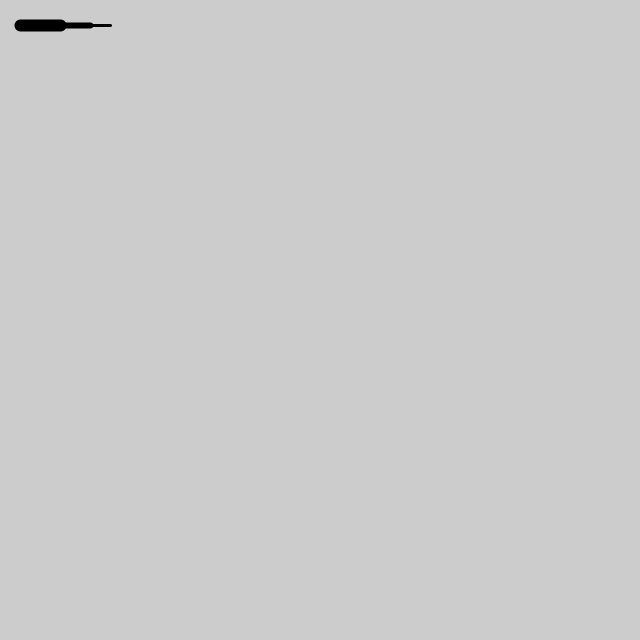
Frame 1 (no input)
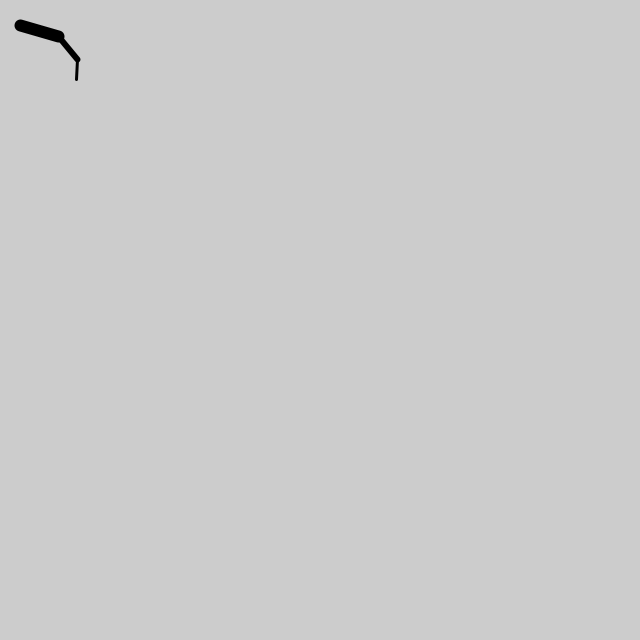
Frame 60 (the mouse pressed at the canvas centre just before this capture)
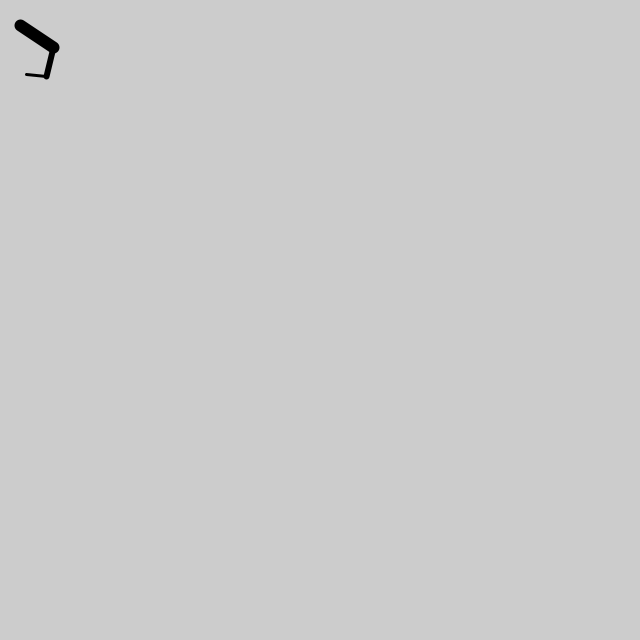
Frame 120 (the mouse held since frame 60 and released just before this capture)

The Processing sketch that drew these frames (run headless with seeded random() and noise(); from frame 60 on, the mouse is pressed at the canvas centre):

// Processing sketch: sketch_170328_example607
// ── sketch_170328_example607.pde
float angle = 0;
float angleDirection = 1;
float speed = 0.005;

/*
* 初期処理
* 初回のみ実行
*/
void setup() {
  size(640, 640);
}

/*
* 描写処理
* 実行中は繰返し実行
*/
void draw() {
  background(204);
  
  translate(20, 25);
  rotate(angle);
  strokeWeight(12);
  line(0, 0, 40, 0);
  
  translate(40, 0);
  rotate(angle * 2.0);
  strokeWeight(6);
  line(0, 0, 30, 0);
  
  translate(30, 0);
  rotate(angle * 2.5);
  strokeWeight(3);
  line(0, 0, 20, 0);
  
  angle += speed * angleDirection;
  if (angle > QUARTER_PI || angle < 0) {
    angleDirection = -angleDirection;
  }
}
